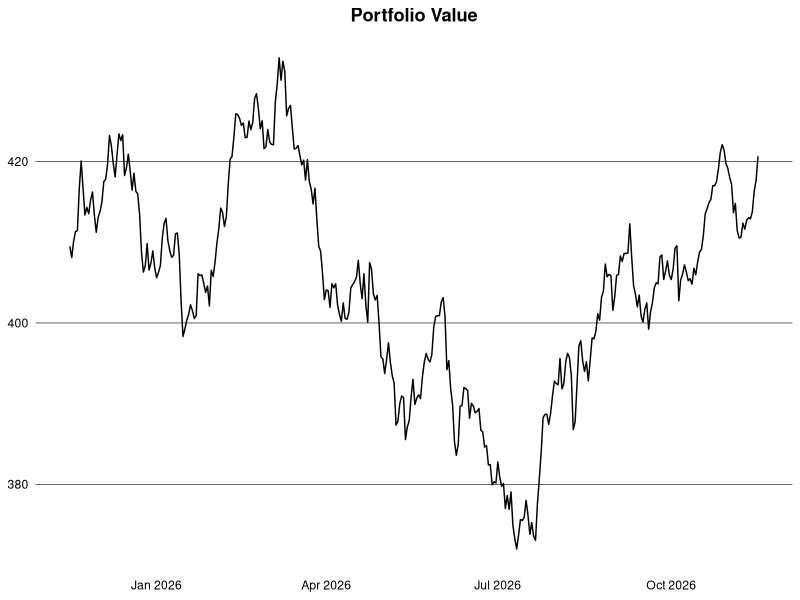
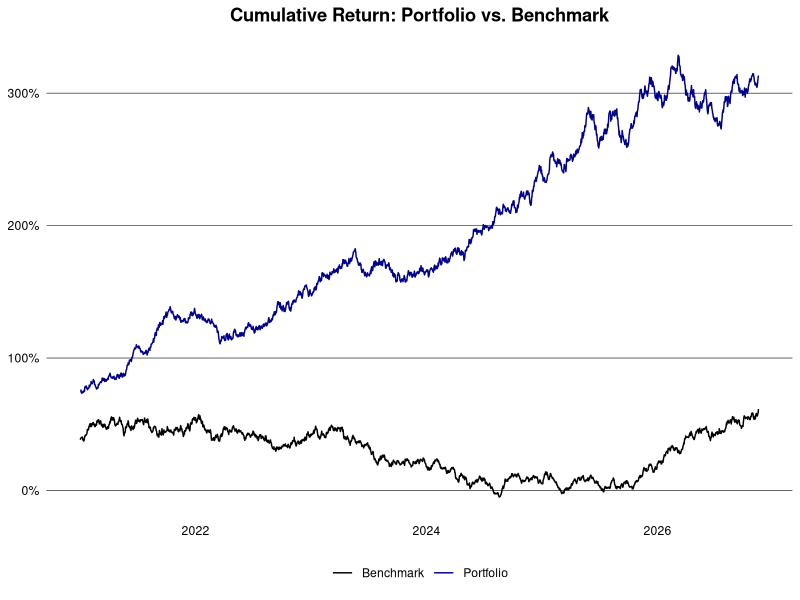
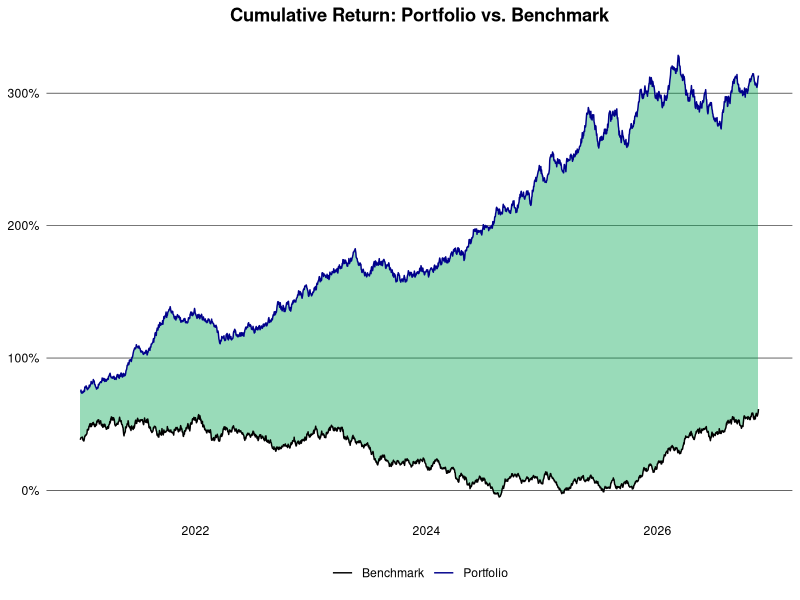

Write the R code that produced these figures, in order.
## ---- chunk 1
library(clock)
library(data.table)
library(ggplot2)
## ---- chunk 2
set.seed(1994L)

generate_prices <- function(ticker, start_date, end_date) {
  dates <- seq.Date(as.Date(start_date), as.Date(end_date), by = "days")
  n <- length(dates)
  prices <- cumprod(1 + rnorm(n, mean = 0.0005, sd = 0.01)) * 100
  data.table(
    ticker = ticker,
    date = dates,
    price = prices
  )
}

generate_benchmark <- function(start_date, end_date) {
  dates <- seq.Date(as.Date(start_date), as.Date(end_date), by = "days")
  n <- length(dates)
  prices <- cumprod(1 + rnorm(n, mean = 0.0003, sd = 0.008)) * 3000
  data.table(
    ticker = "SP500",
    date = dates,
    price = prices
  )
}

ticker <- c("AAPL", "GOOGL", "MSFT", "AMZN")
start_date <- "2015-01-01"
end_date <- Sys.Date()

dt <- lapply(ticker, generate_prices, start_date, end_date) |> rbindlist()
alloc <- data.table(
  ticker = ticker,
  weight = c(0.4, 0.3, 0.2, 0.1),
  country = c("USA", "USA", "USA", "USA")
)
dt <- dt[alloc, on = "ticker"]
head(dt)
## ---- chunk 3
logret <- function(x) {
  x <- log(x)
  x - shift(x)
}

dt <- dt |>
  setorder(ticker, date) |>
  _[, let(ret = price / shift(price) - 1, log_ret = logret(price)), by = ticker] |>
  na.omit("ret") |>
  _[, let(wret = ret * weight, value = price * weight)]
head(dt)
## ---- chunk 4
#| dpi = 300
dt |>
  _[date >= add_months(end_date, -12L), .(value = sum(value)), by = date] |>
  ggplot(aes(x = date, y = value)) +
  geom_line() +
  theme_minimal() +
  theme(
    plot.title = element_text(face = "bold", hjust = 0.5),
    panel.grid.major.y = element_line(color = "black", linewidth = 0.2),
    panel.grid.major.x = element_blank(),
    panel.grid.minor = element_blank(),
    axis.text = element_text(color = "black"),
    axis.title = element_blank()
  ) +
  labs(title = "Portfolio Value")
## ---- chunk 5
ret_week <- dt[, .(ret = prod(1 + ret) - 1), by = .(ticker, year(date), week(date))]
ret_month <- dt[, .(ret = prod(1 + ret) - 1), by = .(ticker, yearmon(date))]
ret_year <- dt[, .(ret = prod(1 + ret) - 1), by = .(ticker, year(date))]
head(ret_year)
## ---- chunk 6
port_ret_week <- dt[, .(ret = prod(1 + wret) - 1), by = .(year(date), week(date))]
port_ret_month <- dt[, .(ret = prod(1 + wret) - 1), by = .(yearmon(date))]
port_ret_year <- dt[, .(ret = prod(1 + wret) - 1), by = year(date)]
head(port_ret_year)
## ---- chunk 7
bmr <- generate_benchmark(start_date, end_date) |>
  setorder(date) |>
  _[, ret := price / shift(price) - 1] |>
  na.omit("ret")

port <- dt |>
  _[, .(ret = prod(1 + wret) - 1, ticker = "Portfolio"), by = date] |>
  rbind(bmr[, .(ticker, date, ret)]) |>
  setorder(ticker, date) |>
  _[, cum_ret := cumprod(1 + ret) - 1, by = ticker] |>
  _[, ticker := fifelse(ticker == "Portfolio", ticker, "Benchmark")]
## ---- chunk 8
#| dpi = 300
port |>
  _[date > "2021-01-01"] |>
  ggplot(aes(x = date, y = cum_ret, color = ticker)) +
  geom_line() +
  theme_minimal() +
  theme(
    plot.title = element_text(face = "bold", hjust = 0.5),
    panel.grid.major.y = element_line(color = "black", linewidth = 0.2),
    panel.grid.major.x = element_blank(),
    panel.grid.minor = element_blank(),
    axis.text = element_text(color = "black"),
    axis.title = element_blank(),
    legend.title = element_blank(),
    legend.position = "bottom"
  ) +
  scale_color_manual(values = c("Portfolio" = "darkblue", "Benchmark" = "black")) +
  scale_y_continuous(labels = scales::percent_format(accuracy = 2L)) +
  labs(title = "Cumulative Return: Portfolio vs. Benchmark")
## ---- chunk 9
#| dpi = 300
perf <- port |>
  dcast(date ~ ticker, value.var = "cum_ret") |>
  setnames(tolower) |>
  _[, diff := portfolio - benchmark]

perf |>
  _[date > "2021-01-01"] |>
  ggplot(aes(x = date)) +
  geom_ribbon(
    aes(
      ymin = pmin(portfolio, benchmark),
      ymax = pmax(portfolio, benchmark),
      fill = diff > 0
    ),
    alpha = 0.4,
    show.legend = FALSE
  ) +
  geom_line(aes(y = portfolio, color = "Portfolio")) +
  geom_line(aes(y = benchmark, color = "Benchmark")) +
  scale_color_manual(values = c("Portfolio" = "darkblue", "Benchmark" = "black")) +
  scale_fill_manual(values = c("TRUE" = "#00A651", "FALSE" = "#FF0000")) +
  scale_y_continuous(labels = scales::percent_format(accuracy = 2L)) +
  labs(title = "Cumulative Return: Portfolio vs. Benchmark") +
  theme_minimal() +
  theme(
    plot.title = element_text(face = "bold", hjust = 0.5),
    panel.grid.major.y = element_line(color = "black", linewidth = 0.2),
    panel.grid.major.x = element_blank(),
    panel.grid.minor = element_blank(),
    axis.text = element_text(color = "black"),
    axis.title = element_blank(),
    legend.title = element_blank(),
    legend.position = "bottom"
  )
## ---- chunk 10

## ---- chunk 11
vola <- dt[, .(daily_vola = sd(log_ret)), by = .(ticker, year(date))] |>
  _[, let(
    weekly_vola = daily_vola * sqrt(5L),
    monthly_vola = daily_vola * sqrt(21L),
    yearly_vola = daily_vola * sqrt(252L)
  )]
head(vola)
## ---- chunk 12
wgt <- alloc$weight
cov_mat <- dt |>
  dcast(date ~ ticker, value.var = "log_ret") |>
  _[, date := NULL] |>
  cov(use = "pairwise.complete.obs")
port_risk <- as.numeric(sqrt(t(wgt) %*% cov_mat %*% wgt))
port_risk
## ---- chunk 13
drawdown <- copy(dt) |>
  _[, cum_ret := cumprod(1 + ret) - 1, by = ticker] |>
  _[, drawdown := (cum_ret - cummax(cum_ret)), by = ticker]
head(drawdown)
## ---- chunk 14
drawdown <- dt |>
  _[, .(wret = sum(wret)), by = date] |>
  _[, cum_ret := cumprod(1 + wret) - 1] |>
  _[, drawdown := (cum_ret - cummax(cum_ret))]
head(drawdown)
## ---- chunk 15
drawdown[drawdown < 0, .(min_drawdown = min(drawdown), avg_drawdown = mean(drawdown))]
